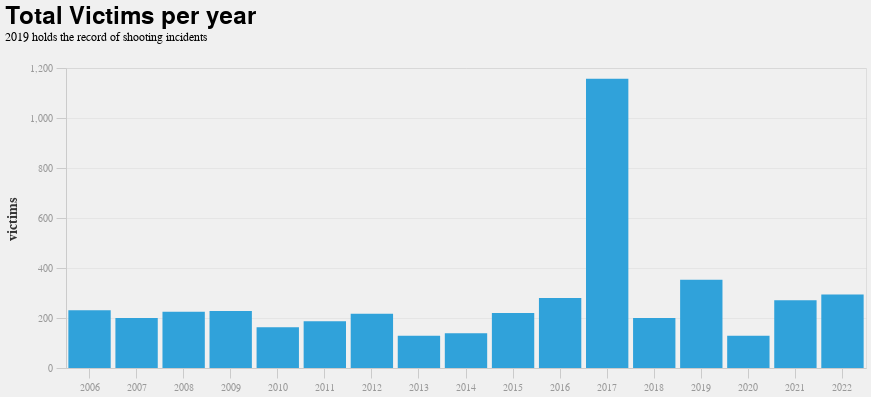

Notebook code cell kept with this figure:
### Code cell
title= 'Total Victims per year'
subtitle="2019 holds the record of shooting incidents"

source=df2_incidents

base = alt.Chart(source).properties(width=800)

chart=base.mark_bar().encode(
    x=alt.X('year(date):O', axis=alt.Axis(title=None)),
    y=alt.Y('sum(tot_victims):Q',axis=alt.Axis(title='victims'))
    ).properties(
    title={
      "text": [title], 
      "subtitle": [subtitle]
    }
)

    
bar_vic_per_year=chart
bar_vic_per_year

### Figure 1 — Vega-Lite specification as saved in the notebook (floating-point values rounded to 4 significant figures; data arrays with more than 128 entries replaced by an {"elided": "..."} marker saying what was removed)
{"config": {"arc": {"fill": "#30a2da"}, "area": {"fill": "#30a2da"}, "axis": {"domainColor": "#cbcbcb", "grid": true, "gridColor": "#cbcbcb", "gridOpacity": 0.3, "gridWidth": 1, "labelColor": "#999", "labelFontSize": 10, "titleColor": "#333", "tickColor": "#cbcbcb", "tickSize": 10, "titleFontSize": 14, "titlePadding": 10, "labelPadding": 4}, "axisBand": {"grid": false}, "background": "#f0f0f0", "group": {"fill": "#f0f0f0"}, "legend": {"labelColor": "#333", "labelFontSize": 11, "padding": 1, "symbolSize": 30, "symbolType": "square", "titleColor": "#333", "titleFontSize": 14, "titlePadding": 10}, "line": {"stroke": "#30a2da", "strokeWidth": 2}, "path": {"stroke": "#30a2da", "strokeWidth": 0.5}, "rect": {"fill": "#30a2da"}, "range": {"category": ["#30a2da", "#fc4f30", "#e5ae38", "#6d904f", "#8b8b8b", "#b96db8", "#ff9e27", "#56cc60", "#52d2ca", "#52689e", "#545454", "#9fe4f8"], "diverging": ["#cc0020", "#e77866", "#f6e7e1", "#d6e8ed", "#91bfd9", "#1d78b5"], "heatmap": ["#d6e8ed", "#cee0e5", "#91bfd9", "#549cc6", "#1d78b5"]}, "point": {"filled": true, "shape": "circle"}, "shape": {"stroke": "#30a2da"}, "bar": {"binSpacing": 2, "fill": "#30a2da", "stroke": null}, "title": {"anchor": "start", "fontSize": 24, "fontWeight": 600, "offset": 20}, "mark": {"color": "black", "fill": null}}, "data": {"name": "data-1d9568f1b6d31cabfcc908e83d7a261a"}, "mark": "bar", "encoding": {"x": {"axis": {"title": null}, "field": "date", "timeUnit": "year", "type": "ordinal"}, "y": {"aggregate": "sum", "axis": {"title": "victims"}, "field": "tot_victims", "type": "quantitative"}}, "title": {"text": ["Total Victims per year"], "subtitle": ["2019 holds the record of shooting incidents"]}, "width": 800, "$schema": "https://vega.github.io/schema/vega-lite/v4.17.0.json", "datasets": {"data-1d9568f1b6d31cabfcc908e83d7a261a": {"elided": "526 records"}}}
